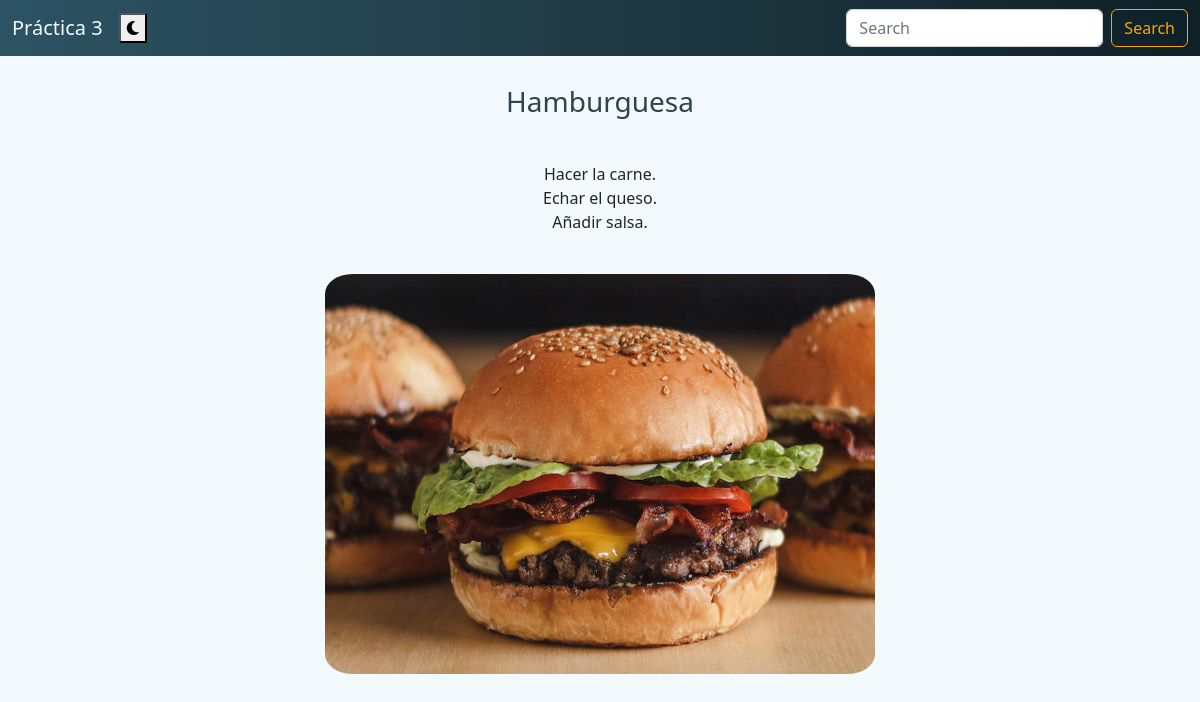
The app's page /receta/8/ with its own data.
### recetas/models.py (models this page shows, shortened)
class Receta(models.Model):
	nombre       = models.CharField(max_length=200)
	preparación  = models.TextField(max_length=5000)
	foto         = models.FileField(upload_to='media/fotos')

### recetas/views.py (the view)
# urls.py: path('receta/<int:id>/', views.detalles, name='detalles'),
def detalles(request, id):
    receta = Receta.objects.get(pk = id)
    return render(request, "detalles.html", {'receta': receta})

### recetas/templates/detalles.html
{% extends 'base.html' %}
{% block contenido %}
    {% load static %}
    <link rel="stylesheet" href="{% static 'css/detalles.css' %}">
    <div class="div-detalles-comida">
        <br><p class="p-detalles-titulo">{{receta.nombre}}</p>
        <br><p class="p-detalles-receta">{{receta.preparación|linebreaksbr}}</p>
        <br><img src="/{{receta.foto}}" class="detalles-imagen"><br>
    </div>
{% endblock %}

### recetas/static/css/base.css (style rules this page uses)
body { background-color: rgb(242, 250, 253); transition: .3s ease all; }

### recetas/static/css/detalles.css (style rules this page uses)
.div-detalles-comida { text-align: center; }
.p-detalles-titulo { text-align: center; color: #2d444e; font-weight: 450; font-size: 28px; }
.detalles-imagen { width: 550px; height: 400px; border-radius: 5%; }

### records on screen
Receta: nombre "Hamburguesa", preparación "Hacer la carne. Echar el queso. Añadir salsa.", foto (picture)
